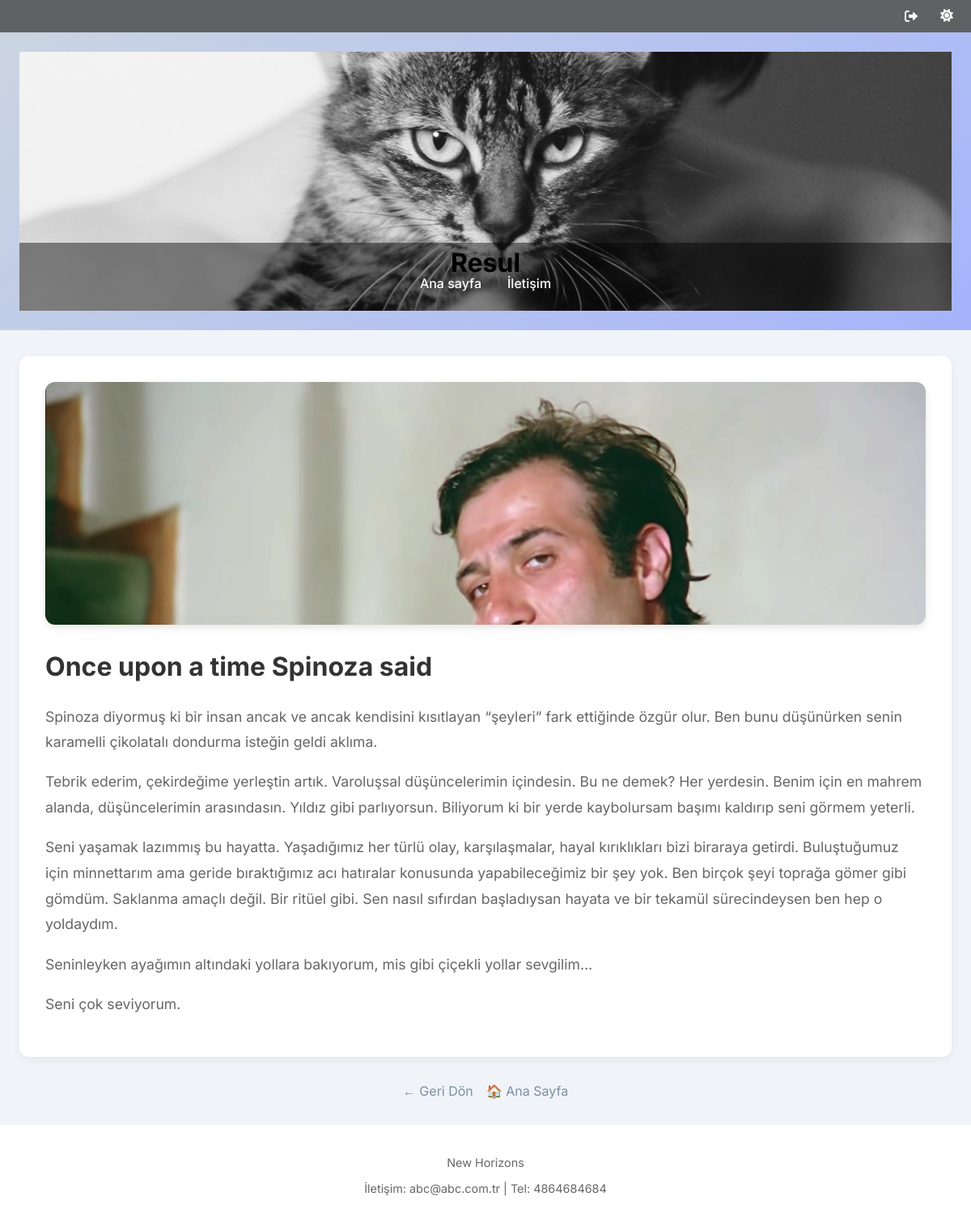
The app's page /post/4/ with its own data.
### blog/models.py (models this page shows, shortened)
class SiteSettings(models.Model):
    site_name = models.CharField(max_length=100, default="Blog Sitesi")
    site_description = models.TextField(blank=True)
    site_keywords = models.CharField(max_length=255, blank=True)
    contact_email = models.EmailField(blank=True)
    phone_number = models.CharField(max_length=20, blank=True)
    address = models.TextField(blank=True)
    footer_text = models.CharField(max_length=255, blank=True)
    header_image = models.ImageField(upload_to='headers/', blank=True, null=True)
    class Meta:
        verbose_name = "Site Ayarı"
        verbose_name_plural = "Site Ayarları"

class MenuItem(models.Model):
    title = models.CharField(max_length=100)
    url = models.CharField(max_length=200)
    order = models.PositiveIntegerField(default=0)
    class Meta:
        ordering = ['order']

class Post(models.Model):
    title = models.CharField(max_length=200)
    content = RichTextUploadingField()
    created_at = models.DateTimeField(auto_now_add=True)
    image = ImageCropField(upload_to='post_images/', null=True, blank=True, verbose_name="Post Görseli")
    cropping = ImageRatioField('image', '1200x300')  # Oranlı kırpma alanı
    def image_tag(self):
        if self.image:
            return mark_safe(f'''
                <div style="display: flex; align-items: center; gap: 1rem;">
                  <label for="hidden_image_input" style="cursor:pointer;">
                    <img src="{self.image.url}" style="height:150px; border-radius:8px;" />
                  </label>
                  <span style="white-space: nowrap;">
                    <input type="checkbox" name="image-clear" id="image-clear-id" />
                    <label for="image-clear-id">Temizle</label>
                  </span>
                </div>
            ''')
        return "Görsel yok"
    image_tag.short_description = "Önizleme"

### blog/views.py (the view)
# urls.py: path('post/<int:pk>/', views.post_detail, name='post_detail'),  # Detay sayfası
def post_detail(request, pk):
    post = get_object_or_404(Post, pk=pk)
    return render(request, 'blog/post_detail.html', {'post': post})

### blog/context_processors.py (called while the page is built)
def site_context(request):
    return {
        'site_settings': SiteSettings.objects.first(),
        'menu_items': MenuItem.objects.all().order_by('order')
    }

### blog/templates/blog/post_detail.html
{% extends "blog/base.html" %}
{% load thumbnail %}
{% block content %}
<article class="post">
  {% if post.image %}
    <div class="post-cover-banner">
    <img src="{{ post.image_1200x300.url }}" alt="{{ post.title }}">
    </div>
  {% endif %}
  <div class="post-text">
    <h1>{{ post.title }}</h1>
    <div class="post-content">
      {{ post.content|safe }}
    </div>
  </div>
</article>
<div class="back-buttons">
  <a href="javascript:history.back()" class="btn btn-outline">← Geri Dön</a>
  <a href="{% url 'post_list' %}" class="btn btn-primary">🏠 Ana Sayfa</a>
</div>
{% endblock %}

### blog/templates/blog/base.html (shortened to what this page needs)
<!DOCTYPE html>
<html lang="tr">
<head>
  {% load static %}
  <link rel="stylesheet" href="{% static 'blog/css/style.css' %}">
  <link rel="stylesheet" href="https://cdnjs.cloudflare.com/ajax/libs/font-awesome/6.0.0/css/all.min.css">
</head>
<body>
<div class="topbar">
  <div class="topbar-right">
    <form action="{% url 'logout' %}" method="post">
      <button type="submit" title="Çıkış"><i class="fas fa-sign-out-alt"></i></button>
    </form>
    <button id="themeToggle" title="Tema Değiştir"><i class="fas fa-moon"></i></button>
  </div>
</div>
  <header class="site-header">
    {% if site_settings and site_settings.header_image %}
    <div class="header-visual" style="background-image: url('{{ site_settings.header_image.url }}');">
      <div class="header-overlay">
        <div class="header-top">
          <h1 class="site-title"><a href="/">{{ site_settings.site_name }}</a></h1>
        </div>
        <nav class="navbar">
          <ul class="nav-menu">
            {% for item in menu_items %}
              <li><a href="{{ item.url }}">{{ item.title }}</a></li>
            {% endfor %}
          </ul>
        </nav>
      </div>
    </div>
    {% endif %}
  </header>
  <main class="main-content">
    {% block content %}{% endblock %}
  </main>
  <footer class="site-footer">
  <p>{{ site_settings.footer_text }}</p>
  <p>İletişim: {{ site_settings.contact_email }} | Tel: {{ site_settings.phone_number }}</p>
  </footer>
</body>
</html>

### blog/static/blog/css/style.css (style rules this page uses)
[data-theme="light"] { --bg-dark: #f0f4f8; --card-bg: #ffffff; --text-primary: #333333; --text-secondary: #666666; --accent: #7a8fa6; --accent-hover: #5a6e82; --text-light: #000000; --header-bg: linear-gradient(135deg, #cbd5e1 0%, #a5b4fc 100%); }
body { font-family: 'Inter', sans-serif; background-color: var(--bg-dark); color: var(--text-primary); margin: 0; padding: 0; transition: all 0.3s ease; }
.site-header { background: var(--header-bg); padding: 1.5rem; display: flex; justify-content: space-between; align-items: center; color: var(--text-light); }
.site-header h1 a { color: var(--text-light); text-decoration: none; }
.main-content { max-width: 1200px; margin: 2rem auto; padding: 0 1.5rem; background-color: var(--bg-dark); }
.post { background-color: var(--card-bg); padding: 1.5rem; margin-bottom: 1.5rem; border-radius: 10px; box-shadow: 0 4px 6px rgba(0,0,0,0.05); }
.site-footer { background-color: var(--card-bg); text-align: center; padding: 1.5rem; color: var(--text-secondary); font-size: 0.8rem; margin-top: 2rem; }
a { color: var(--accent); text-decoration: none; transition: color 0.3s ease; }
.site-header h1 { flex-grow: 1; text-align: center; margin: 0; }
.back-buttons { margin-top: 2rem; display: flex; gap: 1rem; justify-content: center; }
.post-text { flex-grow: 1; }
.post { background: var(--card-bg); border-radius: 12px; padding: 2rem; margin-bottom: 2rem; box-shadow: 0 4px 12px rgba(0, 0, 0, 0.05); }
.post-text h1 { margin-top: 1rem; font-size: 2rem; color: var(--text-primary); }
.post-content { font-size: 1.1rem; line-height: 1.8; color: var(--text-secondary); }
.site-header { margin-bottom: 2rem; }
.header-visual { width: 100%; height: 320px; background-size: cover; background-position: center; position: relative; color: white; display: flex; align-items: flex-end; }
.header-overlay { width: 100%; background: rgba(0, 0, 0, 0.45); padding: 1.5rem 2rem; box-sizing: border-box; display: flex; flex-direction: column; align-items: center; }
.header-top { width: 100%; display: flex; justify-content: space-between; align-items: center; flex-wrap: wrap; margin-bottom: 1rem; position: relative; }
.site-title { font-size: 2rem; margin: 0; position: absolute; left: 50%; transform: translateX(-50%); }
.site-title a { color: white; text-decoration: none; }
.navbar .nav-menu { display: flex; justify-content: center; gap: 2rem; list-style: none; padding: 0; margin: 0; flex-wrap: wrap; }
.navbar .nav-menu a { color: white; text-decoration: none; font-weight: 500; }
.main-content { max-width: 1200px; margin: 2rem auto; padding: 0 1.5rem; }
.site-footer { text-align: center; padding: 1.5rem; margin-top: 2rem; color: var(--text-secondary); font-size: 0.9rem; }
.topbar { background: rgba(0, 0, 0, 0.6); color: white; height: 40px; display: flex; justify-content: flex-end; align-items: center; padding: 0 1rem; position: relative; z-index: 10; }
.topbar-right { display: flex; align-items: center; gap: 1rem; }
.topbar-right i, .topbar-right span, .topbar-right button, .topbar-right a { color: white; font-size: 1rem; background: transparent; border: none; cursor: pointer; }
.post-cover-banner { width: 100%; max-width: 1200px; margin: 0 auto 2rem auto; height: 300px; overflow: hidden; border-radius: 12px; box-shadow: 0 4px 10px rgba(0, 0, 0, 0.1); }
.post-cover-banner img { width: 100%; height: auto; object-fit: cover; border-radius: 8px; }

### records on screen
SiteSettings: header_image (picture), site_name "Resul", footer_text "New Horizons", contact_email "abc@abc.com.tr", phone_number "4864684684"
MenuItem: title "Ana sayfa"
MenuItem: title "İletişim"
Post: image_1200x300 (picture), title "Once upon a time Spinoza said", content "Spinoza diyormuş ki bir insan ancak ve ancak kendisini kısıtlayan “şeyleri” fark ettiğinde özgür olur. Ben bunu düşünürken senin karamelli çikolatalı dondurma isteğin geldi aklıma. Tebrik ederim, çekirdeğime yerleştin artık. Varoluşsal düşüncelerimin içindesin. Bu ne demek? Her yerdesin. Benim için en mahrem alanda, düşüncelerimin arasındasın. Yıldız gibi parlıyorsun. Biliyorum ki bir yerde kaybolursam başımı kaldırıp seni görmem yeterli. Seni yaşamak lazımmış bu hayatta. Yaşadığımız her türlü olay, karşılaşmalar, hayal kırıklıkları bizi biraraya getirdi. Buluştuğumuz için minnettarım ama geride bıraktığımız acı hatıralar konusunda yapabileceğimiz bir şey yok. Ben birçok şeyi toprağa gömer…"
